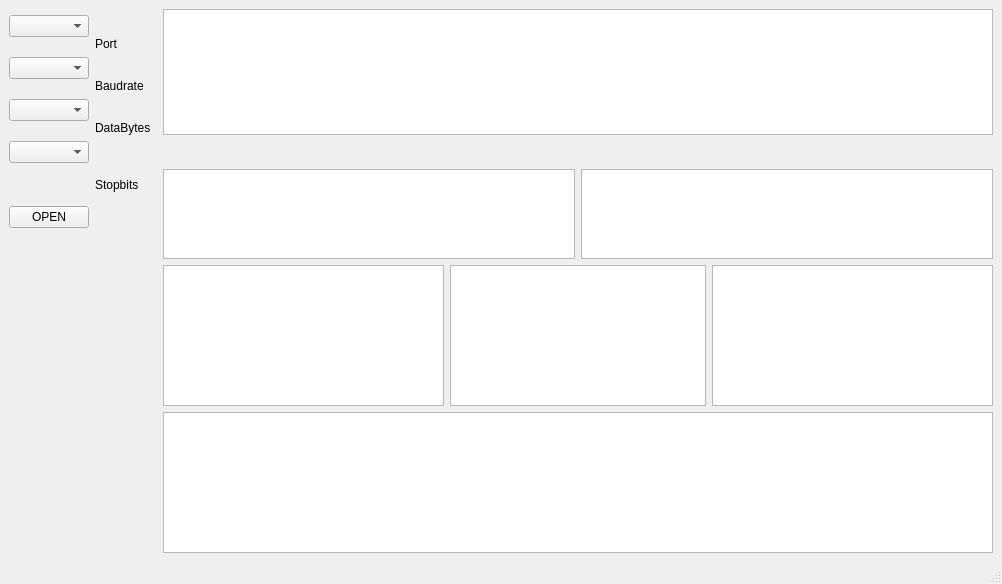
<?xml version="1.0" encoding="UTF-8"?>
<ui version="4.0">
 <class>MainWindow</class>
 <widget class="QMainWindow" name="MainWindow">
  <property name="geometry">
   <rect>
    <x>0</x>
    <y>0</y>
    <width>1002</width>
    <height>584</height>
   </rect>
  </property>
  <property name="windowTitle">
   <string>MainWindow</string>
  </property>
  <widget class="QWidget" name="centralwidget">
   <layout class="QGridLayout" name="gridLayout">
    <item row="13" column="6">
     <layout class="QHBoxLayout" name="horizontalLayout_3">
      <item>
       <widget class="QGraphicsView" name="graphicsView_6"/>
      </item>
     </layout>
    </item>
    <item row="14" column="3" colspan="4">
     <layout class="QHBoxLayout" name="horizontalLayout_4">
      <item>
       <widget class="QTextBrowser" name="textBrowser"/>
      </item>
     </layout>
    </item>
    <item row="13" column="4" colspan="2">
     <layout class="QHBoxLayout" name="horizontalLayout_2">
      <item>
       <widget class="QGraphicsView" name="graphicsView_5"/>
      </item>
     </layout>
    </item>
    <item row="13" column="3">
     <layout class="QHBoxLayout" name="horizontalLayout">
      <item>
       <widget class="QGraphicsView" name="graphicsView_4"/>
      </item>
     </layout>
    </item>
    <item row="8" column="1">
     <widget class="QLabel" name="label_3">
      <property name="text">
       <string>DataBytes</string>
      </property>
     </widget>
    </item>
    <item row="4" column="1">
     <widget class="QLabel" name="label">
      <property name="text">
       <string>Port</string>
      </property>
     </widget>
    </item>
    <item row="0" column="3" rowspan="9" colspan="4">
     <layout class="QVBoxLayout" name="verticalLayout">
      <item>
       <widget class="QGraphicsView" name="graphicsView"/>
      </item>
     </layout>
    </item>
    <item row="10" column="5" rowspan="3" colspan="2">
     <layout class="QVBoxLayout" name="verticalLayout_3">
      <item>
       <widget class="QGraphicsView" name="graphicsView_3"/>
      </item>
     </layout>
    </item>
    <item row="10" column="3" rowspan="3" colspan="2">
     <layout class="QVBoxLayout" name="verticalLayout_2">
      <item>
       <widget class="QGraphicsView" name="graphicsView_2"/>
      </item>
     </layout>
    </item>
    <item row="6" column="1">
     <widget class="QLabel" name="label_2">
      <property name="text">
       <string>Baudrate</string>
      </property>
     </widget>
    </item>
    <item row="0" column="0" rowspan="13" colspan="3">
     <layout class="QVBoxLayout" name="verticalLayout_4"/>
    </item>
    <item row="10" column="1">
     <widget class="QLabel" name="label_4">
      <property name="text">
       <string>Stopbits</string>
      </property>
     </widget>
    </item>
    <item row="7" column="0">
     <widget class="QComboBox" name="comboBox_3"/>
    </item>
    <item row="9" column="0">
     <widget class="QComboBox" name="comboBox_4"/>
    </item>
    <item row="11" column="0">
     <widget class="QPushButton" name="pushButton">
      <property name="text">
       <string>OPEN</string>
      </property>
     </widget>
    </item>
    <item row="1" column="0">
     <widget class="QComboBox" name="comboBox"/>
    </item>
    <item row="5" column="0">
     <widget class="QComboBox" name="comboBox_2"/>
    </item>
   </layout>
  </widget>
  <widget class="QMenuBar" name="menubar">
   <property name="geometry">
    <rect>
     <x>0</x>
     <y>0</y>
     <width>1002</width>
     <height>23</height>
    </rect>
   </property>
  </widget>
  <widget class="QStatusBar" name="statusbar"/>
 </widget>
 <resources/>
 <connections/>
</ui>
